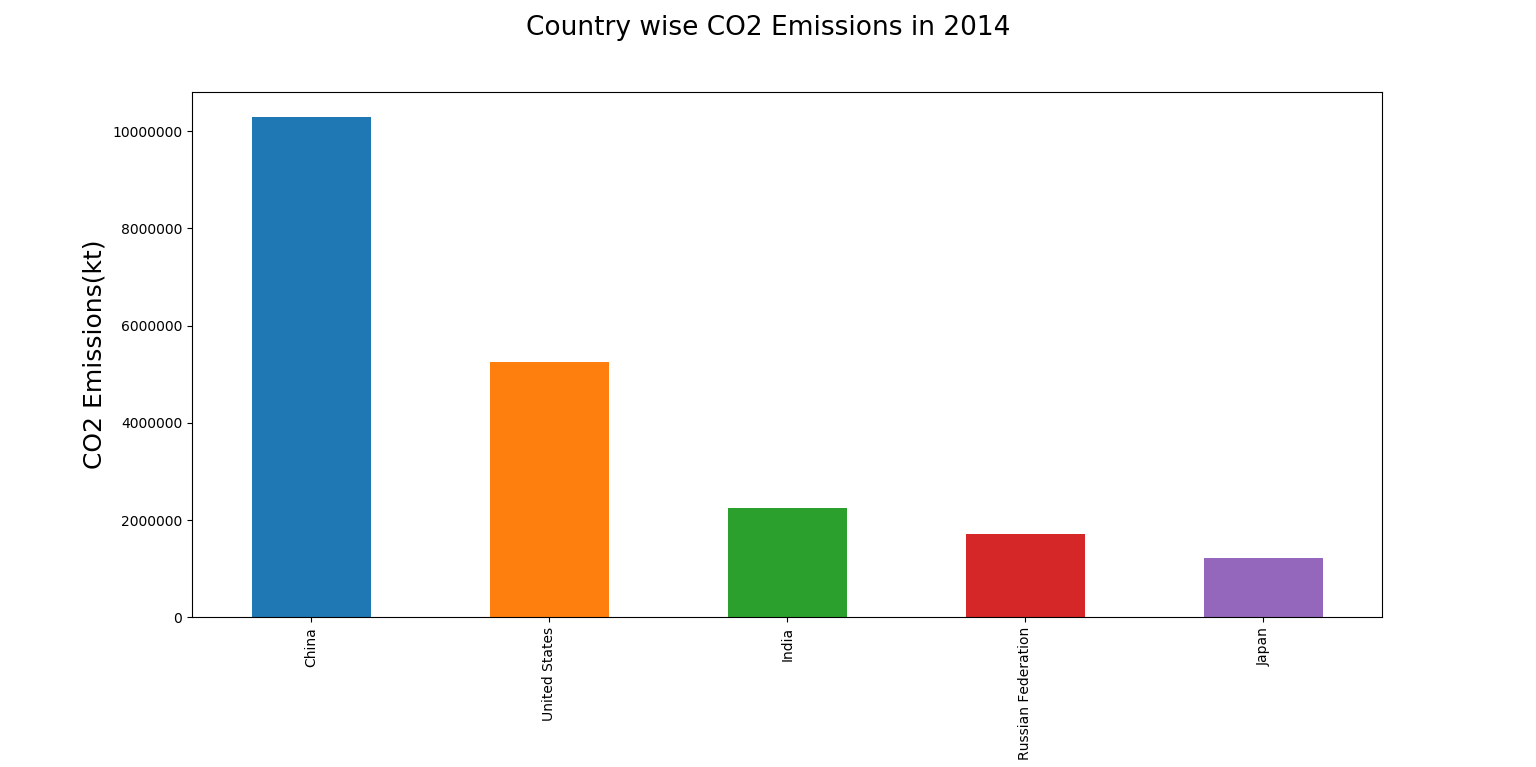

Generate this figure with Python:
import pandas as pd
import matplotlib.pyplot as plt
from matplotlib.ticker import FormatStrFormatter, ScalarFormatter


#Reading File and Parsing
file = 'API_EN.ATM.CO2E.KT_DS2_en_excel_v2_9945482.xls'
data = pd.ExcelFile(file)
df1 = data.parse('Data', skiprows=3)
df1 = df1.drop(["Country Code", "Indicator Name", "Indicator Code"], axis=1)
df1 = df1.set_index("Country Name")
#print (df1.loc['India']['2014'])
df1.loc[["China","United States","India","Russian Federation","Japan"], "2014"].plot(kind='bar')

#Fromatting axis ticks
plt.ticklabel_format(useOffset=False, style='plain', axis='y')

plt.suptitle('Country wise CO2 Emissions in 2014', fontsize=19)
plt.xlabel('', fontsize=18)
plt.ylabel('CO2 Emissions(kt)', fontsize=18)


plt.show()
